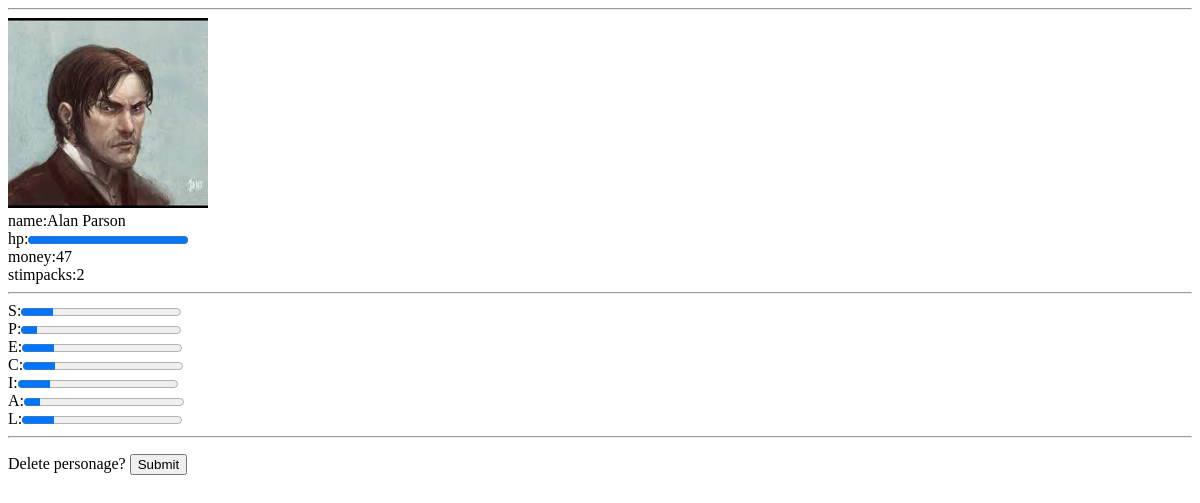
Page /personage/1 on the earlier database version.
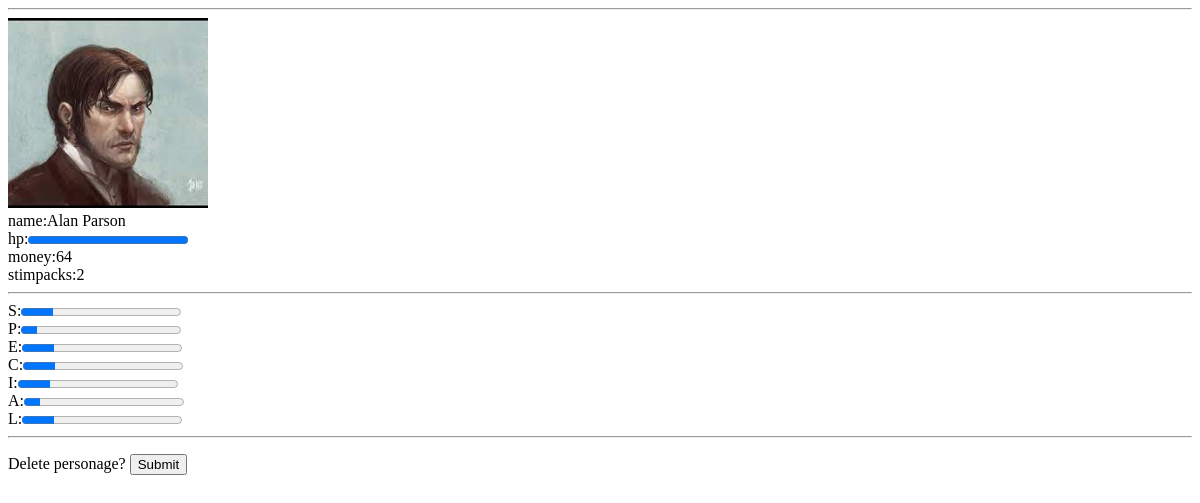
Same page on the later database version.
### models.py (models this page shows, shortened)
class PersonageModel(db.Model):
    __tablename__ = "personages"
    id = db.Column(db.Integer, primary_key=True)
    name = db.Column(db.String(20), unique = True)
    strength = db.Column(db.Integer, nullable=False)
    perception = db.Column(db.Integer, nullable=False)
    endurance = db.Column(db.Integer, nullable=False)
    charisma = db.Column(db.Integer, nullable=False)
    intellect = db.Column(db.Integer, nullable=False)
    agility = db.Column(db.Integer, nullable=False)
    luck = db.Column(db.Integer, nullable=False)
    max_hp = db.Column(db.Integer,nullable=False)
    hp = db.Column(db.Integer, nullable=False)
    money = db.Column(db.Integer, nullable=False)
    experience = db.Column(db.Integer, nullable=False)
    stimpacks = db.Column(db.Integer, nullable=False)
    avatar_path=db.Column(db.String(50))
    state=db.Column(db.String(10))

### main.py (the view)
@app.route("/personage/<p_id>",methods=["POST","GET"])
def pers_page(p_id):
    if request.method == "GET":
        personage = PersonageModel.query.filter_by(id=p_id).first_or_404()
        return render_template("personage.html",personage=personage)
    if request.method == "POST":
        personage = PersonageModel.query.filter_by(id=p_id).first_or_404()
        db.session.delete(personage)
        db.session.commit()
        return redirect("/personages")

### templates/personage.html (shortened to what this page needs)
<!DOCTYPE html>
<html>
<head>
</head>
<body><hr>
    <div><img src="{{url_for('static',  filename=personage.avatar_path)}}" width='200px'></div>
    <div>name:{{personage.name}}</div>
    <div>hp:<progress max="{{personage.max_hp}}" value="{{personage.hp}}"></div>
    <div>money:{{personage.money}}</div>
    <div>stimpacks:{{personage.stimpacks}}</div><hr>
    <div>S:<progress max="10" value="{{personage.strength}}"></div>
    <div>P:<progress max="10" value="{{personage.perception}}"></div>
    <div>E:<progress max="10" value="{{personage.endurance}}"></div>
    <div>C:<progress max="10" value="{{personage.charisma}}"></div>
    <div>I:<progress max="10" value="{{personage.intellect}}"></div>
    <div>A:<progress max="10" value="{{personage.agility}}"></div>
    <div>L:<progress max="10" value="{{personage.luck}}"></div><hr>
<p>
    <form method="post">Delete personage?
<input type="submit"  value="Submit"></form>
	</p>
</body>
</html>

Differences in the rows shown:
changed PersonageModel "Alan Parson": money "47" → "64"
